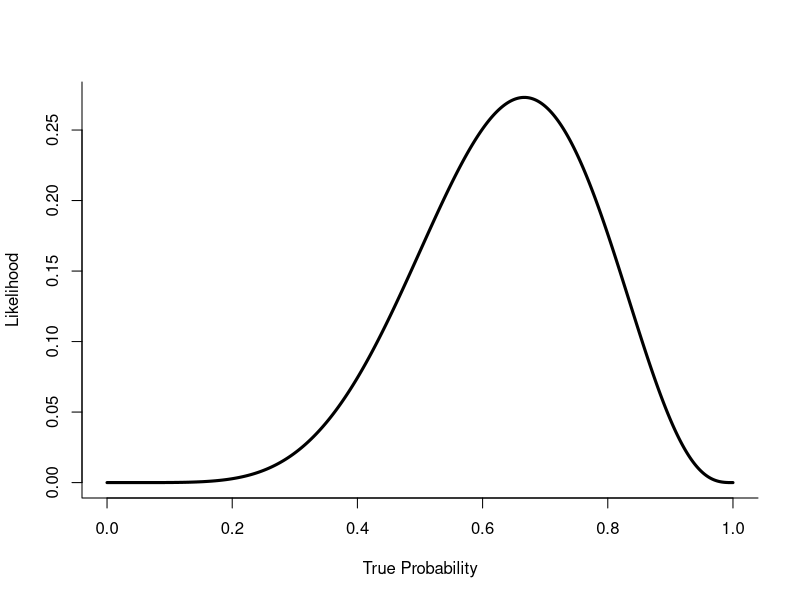
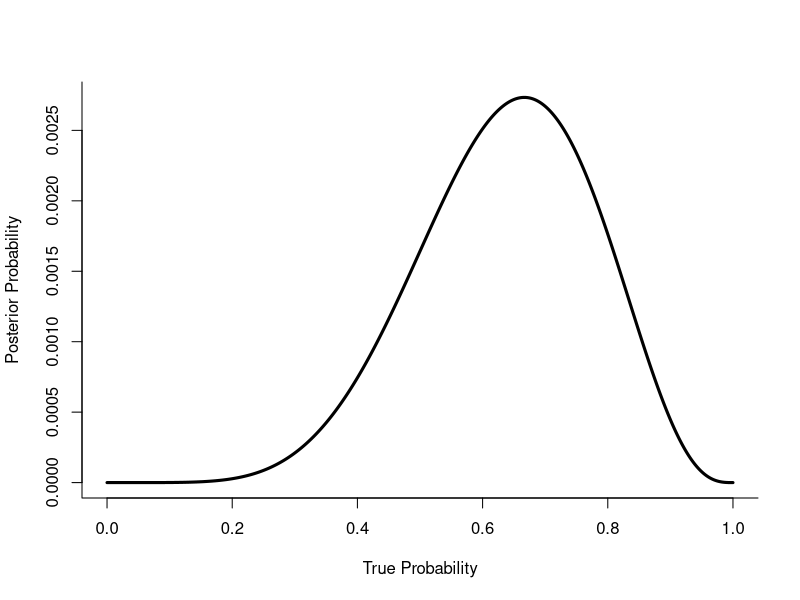
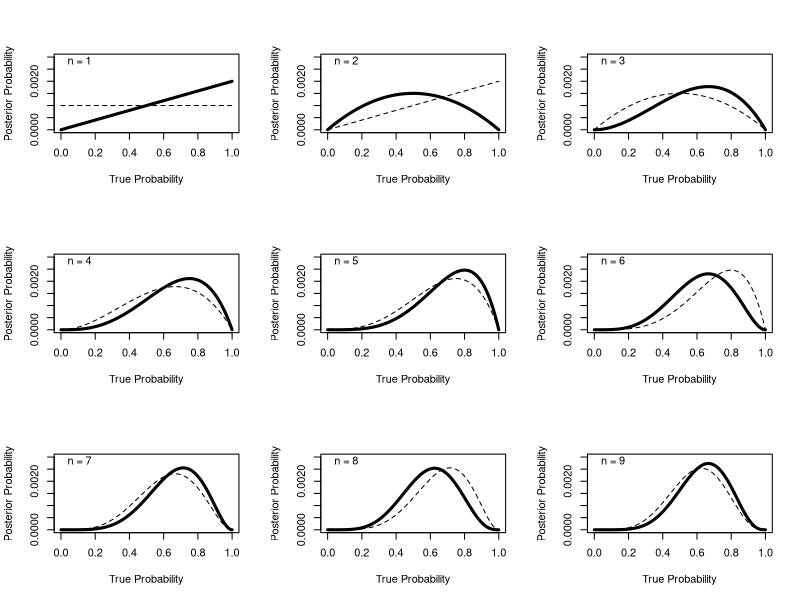

Recreate these plots in R, in order.
############################################################################

# Open Online R Stream (https://www.wvbauer.com/doku.php/live_streams)
#
# By:   Wolfgang Viechtbauer (https://www.wvbauer.com)
# Date: 2024-06-06
#
# Topic(s):
# - Statistical Rethinking (https://xcelab.net/rm/)
# - Section(s): 2.1 - 2.3
#
# last updated: 2024-06-07

############################################################################

### 2.1: The garden of forking data

# the observed marbles
obs <- c("B","W","B")
obs

# list with the five possible conjectures (color of the marbles in the bag)
conjs <- lapply(4:0, function(x) rep(c("W","B"), times=c(x,4-x)))
conjs

# function that takes a conjecture and the observed draws as input and returns
# the number of paths that one can take through the garden of forking data
# according to the conjecture and the observed draws; the function does this
# by enumating all possible paths and then counting how many of them are
# consistent with the observed draws
count <- function(conj, obs) {
   n <- length(obs)
   conj <- expand.grid(replicate(n, conj, simplify=FALSE))
   sum(colSums(obs == t(conj)) == n)
}

# check that this returns the correct value (3) for conjecture 2
count(conjs[[2]], obs)

# now apply the function to all five conjectures
sapply(conjs, count, obs)

# now we draw another marble and it is blue
obs <- c("B","W","B","B")

# again compute the number of paths for each conjecture
sapply(conjs, count, obs)

# now make these counts the prior
prior <- sapply(conjs, count, obs)

# vector with the factory count data
factory <- c(0, 3, 2, 1, 0)

# the final count is the product of the two
prior * factory

# note that it does not matter what we consider the prior and the data here;
# we could just as well consider the information about the packaging of bags
# as prior information and the number of paths as the data

# the count() function above creates a large data frame (conj) that can get
# very large when 'obs' is a long sequence, to the point that your computer
# can easily run out of memory

# we can do the same calculation as explained on page 23 by computing for each
# element in 'obs' how many marbles match up in color for each element in a
# particular conjecture and then take the product term of these values; let's
# try this for the four observations above
sapply(conjs, function(conj) prod(sapply(obs, function(x) sum(x == conj))))

# this will also work for longer observation sequences without things blowing
# up (although the counts themselves get very large)
obs <- sample(c("B","W"), 50, replace=TRUE)
sapply(conjs, function(conj) prod(sapply(obs, function(x) sum(x == conj))))

# the absolute values are not relevant; we just care about the relative sizes
ways <- sapply(conjs, function(conj) prod(sapply(obs, function(x) sum(x == conj))))
round(ways / sum(ways), 4)

# let's go back to the short sequence of three marbles
obs <- c("B","W","B")
ways <- sapply(conjs, function(conj) prod(sapply(obs, function(x) sum(x == conj))))
data.frame(p = 0:4 / 4, ways = ways, plausibility = ways / sum(ways))

# as will be discussed in the next section, the kind of process that is
# described by the marble example is actually the process underlying a
# binomial distribution; we can think of our observation as a count of the
# number of blue marbles in the three draws where, on each draw, there is a
# given probability of seeing a blue marble according to a certain conjecture;
# for example, say 1 out of the 4 marbles in the bag are blue, then there is a
# 1/4 = 0.25 probability of drawing a blue marble on a single draw and hence a
# 1-0.25 = 0.75 probability of drawing a white marble; if we see the sequence
# above (blue, white, blue), then the corresponding probabilities are 0.25,
# 0.75, and 0.25 and since the draws are independent, the probability of
# seeing this specific sequence is just the product of these probabilities

0.25 * 0.75 * 0.25

# however, there are other sequences that lead to two blue marbles in three
# draws, namely (white, blue, blue) and (blue, blue, white) and these
# sequences have the following probabilities

0.75 * 0.25 * 0.25
0.25 * 0.25 * 0.75

# there are 3 sequences with 2 blue marbles and so the probability of seeing
# any one of these three sequences is just the sum of their probabilities

0.25 * 0.75 * 0.25 + 0.75 * 0.25 * 0.25 + 0.25 * 0.25 * 0.75

# this is in fact what is computed by the equation on page 33

factorial(2 + 1) / (factorial(2)*factorial(1)) * 0.25^2 * (1-0.25)^1

# which is what dbinom() computes

dbinom(2, size=3, prob=1/4)

# now we can already introduce the concept of 'likelihood' (which formally
# appears in section 2.3); the data we have (namely seeing 2 blue marbles in
# the 3 draws) are now given, but we do not know the value of p (the true
# probability of drawing a blue marble on a single trial); let's compute the
# probability of seeing the data we have under the 5 possible conjectures

like <- dbinom(2, size=3, prob=c(0, 1/4, 2/4, 3/4, 4/4))
like

# when the data are given and we compute these probabilities under different
# values of the unknown parameter p, then these values are 'likelihoods'; they
# denote how likely the observed data are under the 5 different conjectures;
# we do not typically care about the absolute values, but only their relative
# sizes, which we can compute by dividing each likelihood value by their sum

like <- like / sum(like)
like

# note that these are exactly identical to the 'plausibilities' we computed
# earlier by going through the garden of forking data

# now the one piece still missing is the prior plausibilities of the different
# conjectures; we just multiply the likelihoods by these prior plausibilities
# to get the posterior plausibilities; for example, if we assume they are all
# equally likely a priori (i.e., 1/5th), then we get these values

like * c(1/5, 1/5, 1/5, 1/5, 1/5)

# on the other hand, if we know a priori the information that is given at the
# bottom of page 25, then we would get these values

like * c(0, 1, 2, 3, 0)

# note: the prior plausibilities do not have to add up to 1, since in the end,
# we just care about the relative sizes of the posterior plausibilities

# however, if we want to think of the posterior plausibilities as
# probabilities, then we need to rescale them in the end so they sum up to 1

post <- like * c(0, 1, 2, 3, 0)
post <- post / sum(post)
post

### 2.2: Building a model

# we will do what is shown in this section in the following part

### 2.3: Components of the model

# now let's do these computations in the context of the globe throwing
# example, where we see 6 W's in 9 trials; if the true probability of seeing a
# W on a single trial is 0.5, then the probability of seeing these data is

dbinom(6, size=9, prob=0.5)

# now again, since the true probability (p) is unknown, we can compute this
# probability for every possible value of p between 0 and 1 and then create a
# plot of this 'likelihood function'

ps <- seq(0, 1, length=1000)
ls <- dbinom(6, size=9, prob=ps)
plot(ps, ls, type="l", lwd=3, bty="l", xlab="True Probability", ylab="Likelihood")

# find the value of p that is most likely given the data

ps[which.max(ls)]

# sidenote: this is the maximum likelihood estimator, which is simply equal to
# the number of W's divided by the number of trials

6 / 9

# now we introduce the prior for p; we just need to multiply the likelihood
# values with the prior values, and *boom*, we have the posterior values

# for example, we could assume that every value of p is equally plausible to
# begin with; then the posterior values are essentially just the likelihood
# values, just rescaled

post <- ls * 1/1000
post

# again, to get posterior probabilities, we rescale them so they add up to 1

post <- post / sum(post)
post

# which we can plot again to see the posterior distribution

plot(ps, post, type="l", lwd=3, bty="l", xlab="True Probability",
     ylab="Posterior Probability")

# here, we have gone straight from the flat/uniform prior plus the data to the
# posterior as shown at the bottom right of Figure 2.5; but now let's recreate
# the entire figure, one data point at a time

obs <- c("W", "L", "W", "W", "W", "L", "W", "L", "W")
prior <- rep(1/1000, 1000)

par(mfrow=c(3,3))

for (i in 1:9) {

   ls <- dbinom(obs[i] == "W", 1, prob=ps)
   post <- ls * prior
   post <- post / sum(post)

   plot(ps, post, type="l", lwd=3, xlab="True Probability",
        ylab="Posterior Probability", ylim=c(0,.003))
   lines(ps, prior, lty="dashed")
   text(0, .0028, paste0("n = ", i), pos=4)

   prior <- post

}

############################################################################
